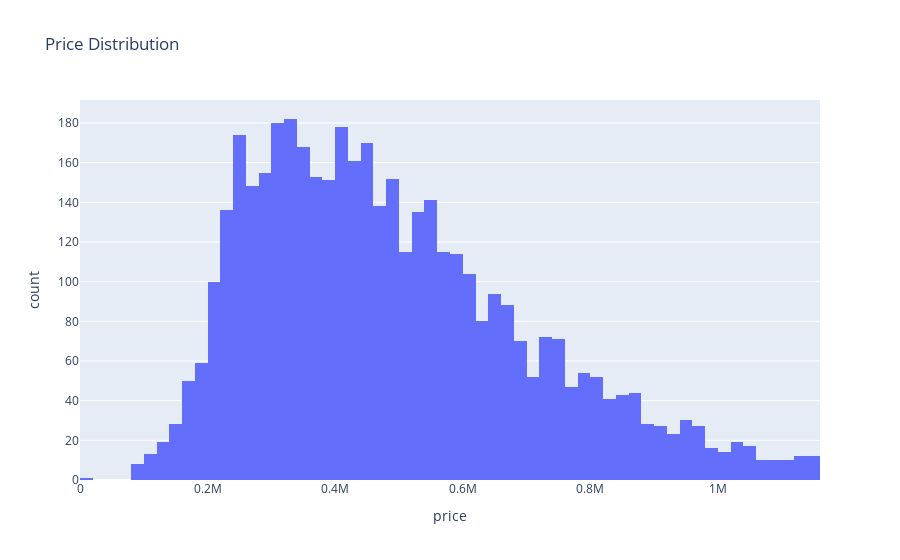

Here is the notebook cell this chart was saved with:
### Code cell
fig = px.histogram(df3, x='price', title='Price Distribution')
fig.show()

### Figure 1 — Plotly figure (JSON) as saved in the notebook; plotly's stock layout.template omitted (floating-point values rounded to 4 significant figures; data arrays with more than 128 entries replaced by an {"elided": "..."} marker saying what was removed)
{"data": [{"alignmentgroup": "True", "bingroup": "x", "hovertemplate": "price=%{x}<br>count=%{y}<extra></extra>", "legendgroup": "", "marker": {"color": "#636efa", "pattern": {"shape": ""}}, "name": "", "offsetgroup": "", "orientation": "v", "showlegend": false, "type": "histogram", "x": {"elided": "4311 float values"}, "xaxis": "x", "yaxis": "y"}], "layout": {"barmode": "relative", "legend": {"tracegroupgap": 0}, "title": {"text": "Price Distribution"}, "xaxis": {"anchor": "y", "domain": [0, 1], "title": {"text": "price"}}, "yaxis": {"anchor": "x", "domain": [0, 1], "title": {"text": "count"}}}}
